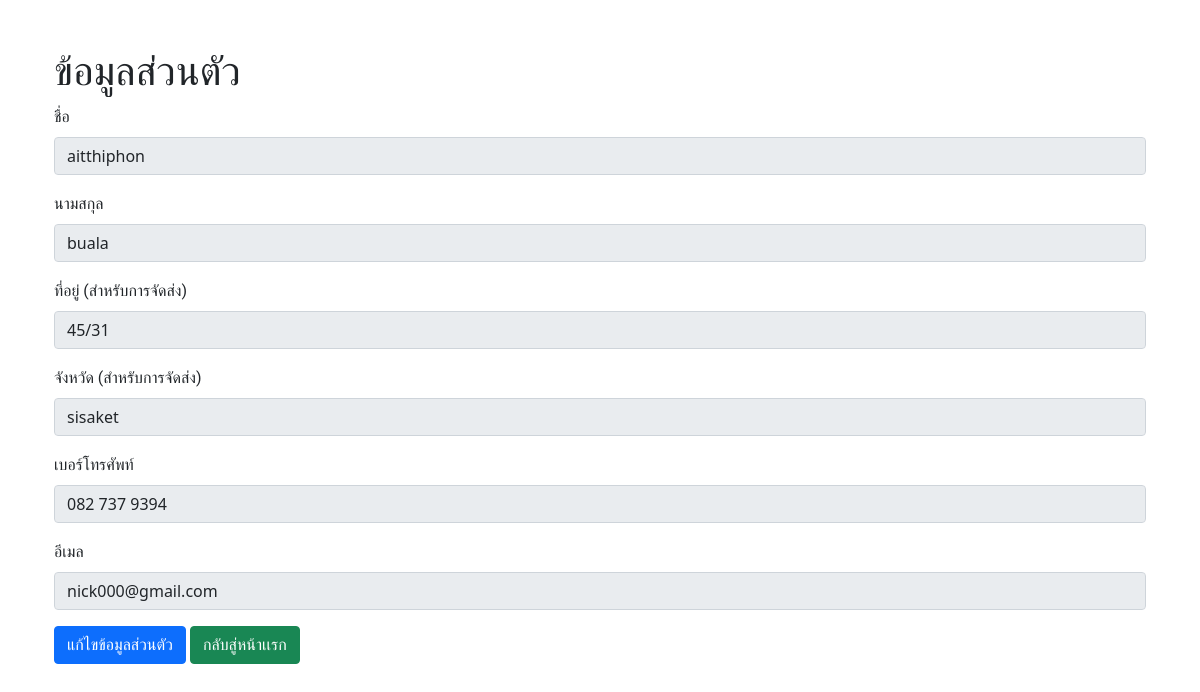
The app's page /profile.php (signed in) with its own data.
### tables this page shows
CREATE TABLE `users` (
  `id` int(11) NOT NULL,
  `firstname` varchar(255) NOT NULL,
  `lastname` varchar(255) NOT NULL,
  `address` varchar(255) NOT NULL,
  `province` varchar(255) NOT NULL,
  `phone` varchar(255) NOT NULL,
  `role` enum('admin','user') NOT NULL DEFAULT 'user',
  `email` varchar(255) NOT NULL,
  `password` varchar(255) NOT NULL
);

### profile.php (the view, shortened to what this page needs)
<?php
require_once "config.php";
$user_id = $_SESSION['id'];
$sql = "SELECT id, firstname, lastname, address, province, phone, role, email FROM users WHERE id = ?";
$stmt = mysqli_prepare($conn, $sql);
mysqli_stmt_bind_param($stmt, "i", $user_id);
mysqli_stmt_execute($stmt);
$result = mysqli_stmt_get_result($stmt);
if (mysqli_num_rows($result) > 0) {
    $row = mysqli_fetch_assoc($result);
} else {
    echo "ไม่พบข้อมูลผู้ใช้";
    exit;
}
?>
<!doctype html>
<html lang="en">
  <head>
    <link href="https://cdn.jsdelivr.net/npm/bootstrap@5.1.0/dist/css/bootstrap.min.css" rel="stylesheet">
  </head>
  <body>
  <div class="container mt-5">
    <div class="container mt-5">
      <h1 style="font-family: 'IBM Plex Sans Thai', sans-serif;">ข้อมูลส่วนตัว</h1>
      <div class="mb-3">
        <label for="firstname" class="form-label">ชื่อ</label>
        <input type="text" class="form-control" id="firstname" name="firstname" value="<?php echo $row['firstname']; ?>" readonly>
      </div>
      <div class="mb-3">
        <label for="lastname" class="form-label">นามสกุล</label>
        <input type="text" class="form-control" id="lastname" name="lastname" value="<?php echo $row['lastname']; ?>" readonly>
      </div>
      <div class="mb-3">
        <label for="address" class="form-label">ที่อยู่ (สำหรับการจัดส่ง)</label>
        <input type="text" class="form-control" id="address" name="address" value="<?php echo $row['address']; ?>" readonly>
      </div>
      <div class="mb-3">
        <label for="province" class="form-label">จังหวัด (สำหรับการจัดส่ง)</label>
        <input type="text" class="form-control" id="province" name="province" value="<?php echo $row['province']; ?>" readonly>
      </div>
      <div class="mb-3">
        <label for="phone" class="form-label">เบอร์โทรศัพท์</label>
        <input type="text" class="form-control" id="phone" name="phone" value="<?php echo $row['phone']; ?>" readonly>
      </div>
      <div class="mb-3">
        <label for="email" class="form-label">อีเมล</label>
        <input type="text" class="form-control" id="email" name="email" value="<?php echo $row['email']; ?>" readonly>
      </div>
      <a href="edit_profile.php" class="btn btn-primary" style="font-family: 'IBM Plex Sans Thai', sans-serif;">แก้ไขข้อมูลส่วนตัว</a>
      <a href="user.php" class="btn btn-success" style="font-family: 'IBM Plex Sans Thai', sans-serif;">กลับสู่หน้าเเรก</a>
    </div>
  </body>
</html>

### profile.php (style rules this page uses)
label { font-family: 'IBM Plex Sans Thai', sans-serif; }

### records on screen
users: firstname "aitthiphon", lastname "buala", address "45/31", province "sisaket", phone "082 737 9394", email "nick000@gmail.com"
